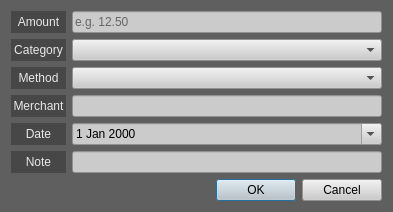
<?xml version="1.0" encoding="UTF-8"?>
<ui version="4.0">
 <class>AddExpenseDialog</class>
 <widget class="QDialog" name="AddExpenseDialog">
  <property name="geometry">
   <rect>
    <x>0</x>
    <y>0</y>
    <width>393</width>
    <height>206</height>
   </rect>
  </property>
  <property name="windowTitle">
   <string>Add expense</string>
  </property>
  <property name="styleSheet">
   <string notr="true">background-color: rgb(95, 95, 95);</string>
  </property>
  <layout class="QVBoxLayout" name="vbox">
   <item>
    <layout class="QFormLayout" name="formLayout">
     <property name="labelAlignment">
      <set>Qt::AlignmentFlag::AlignRight|Qt::AlignmentFlag::AlignTrailing|Qt::AlignmentFlag::AlignVCenter</set>
     </property>
     <item row="0" column="1">
      <widget class="QLineEdit" name="amountEdit">
       <property name="styleSheet">
        <string notr="true">background-color: rgb(203, 203, 203);</string>
       </property>
       <property name="placeholderText">
        <string>e.g. 12.50</string>
       </property>
      </widget>
     </item>
     <item row="1" column="0">
      <widget class="QLabel" name="label">
       <property name="minimumSize">
        <size>
         <width>55</width>
         <height>0</height>
        </size>
       </property>
       <property name="styleSheet">
        <string notr="true">color: rgb(232, 232, 232);
background-color: rgb(71, 71, 71);</string>
       </property>
       <property name="text">
        <string>Category</string>
       </property>
       <property name="alignment">
        <set>Qt::AlignmentFlag::AlignCenter</set>
       </property>
      </widget>
     </item>
     <item row="1" column="1">
      <widget class="QComboBox" name="categoryCombo">
       <property name="styleSheet">
        <string notr="true">background-color: rgb(203, 203, 203);</string>
       </property>
      </widget>
     </item>
     <item row="2" column="0">
      <widget class="QLabel" name="label">
       <property name="minimumSize">
        <size>
         <width>55</width>
         <height>0</height>
        </size>
       </property>
       <property name="styleSheet">
        <string notr="true">color: rgb(232, 232, 232);
background-color: rgb(71, 71, 71);</string>
       </property>
       <property name="text">
        <string>Method</string>
       </property>
       <property name="alignment">
        <set>Qt::AlignmentFlag::AlignCenter</set>
       </property>
      </widget>
     </item>
     <item row="2" column="1">
      <widget class="QComboBox" name="methodCombo">
       <property name="styleSheet">
        <string notr="true">background-color: rgb(203, 203, 203);</string>
       </property>
      </widget>
     </item>
     <item row="3" column="0">
      <widget class="QLabel" name="label">
       <property name="minimumSize">
        <size>
         <width>55</width>
         <height>0</height>
        </size>
       </property>
       <property name="styleSheet">
        <string notr="true">color: rgb(232, 232, 232);
background-color: rgb(71, 71, 71);</string>
       </property>
       <property name="text">
        <string>Merchant</string>
       </property>
       <property name="alignment">
        <set>Qt::AlignmentFlag::AlignCenter</set>
       </property>
      </widget>
     </item>
     <item row="3" column="1">
      <widget class="QLineEdit" name="merchantEdit">
       <property name="styleSheet">
        <string notr="true">background-color: rgb(203, 203, 203);</string>
       </property>
      </widget>
     </item>
     <item row="4" column="0">
      <widget class="QLabel" name="label">
       <property name="minimumSize">
        <size>
         <width>55</width>
         <height>0</height>
        </size>
       </property>
       <property name="styleSheet">
        <string notr="true">color: rgb(232, 232, 232);
background-color: rgb(71, 71, 71);</string>
       </property>
       <property name="text">
        <string>Date</string>
       </property>
       <property name="alignment">
        <set>Qt::AlignmentFlag::AlignCenter</set>
       </property>
      </widget>
     </item>
     <item row="4" column="1">
      <widget class="QDateEdit" name="dateEdit">
       <property name="styleSheet">
        <string notr="true">background-color: rgb(203, 203, 203);</string>
       </property>
       <property name="calendarPopup">
        <bool>true</bool>
       </property>
      </widget>
     </item>
     <item row="5" column="0">
      <widget class="QLabel" name="label">
       <property name="minimumSize">
        <size>
         <width>55</width>
         <height>0</height>
        </size>
       </property>
       <property name="styleSheet">
        <string notr="true">color: rgb(232, 232, 232);
background-color: rgb(71, 71, 71);</string>
       </property>
       <property name="text">
        <string>Note</string>
       </property>
       <property name="alignment">
        <set>Qt::AlignmentFlag::AlignCenter</set>
       </property>
      </widget>
     </item>
     <item row="5" column="1">
      <widget class="QLineEdit" name="noteEdit">
       <property name="styleSheet">
        <string notr="true">background-color: rgb(203, 203, 203);</string>
       </property>
      </widget>
     </item>
     <item row="0" column="0">
      <widget class="QLabel" name="label">
       <property name="minimumSize">
        <size>
         <width>55</width>
         <height>0</height>
        </size>
       </property>
       <property name="styleSheet">
        <string notr="true">color: rgb(232, 232, 232);
background-color: rgb(71, 71, 71);</string>
       </property>
       <property name="text">
        <string>Amount</string>
       </property>
       <property name="alignment">
        <set>Qt::AlignmentFlag::AlignCenter</set>
       </property>
      </widget>
     </item>
    </layout>
   </item>
   <item>
    <widget class="QDialogButtonBox" name="buttonBox">
     <property name="styleSheet">
      <string notr="true">background-color: rgb(203, 203, 203);</string>
     </property>
     <property name="orientation">
      <enum>Qt::Orientation::Horizontal</enum>
     </property>
     <property name="standardButtons">
      <set>QDialogButtonBox::StandardButton::Cancel|QDialogButtonBox::StandardButton::Ok</set>
     </property>
    </widget>
   </item>
  </layout>
 </widget>
 <resources/>
 <connections/>
</ui>
